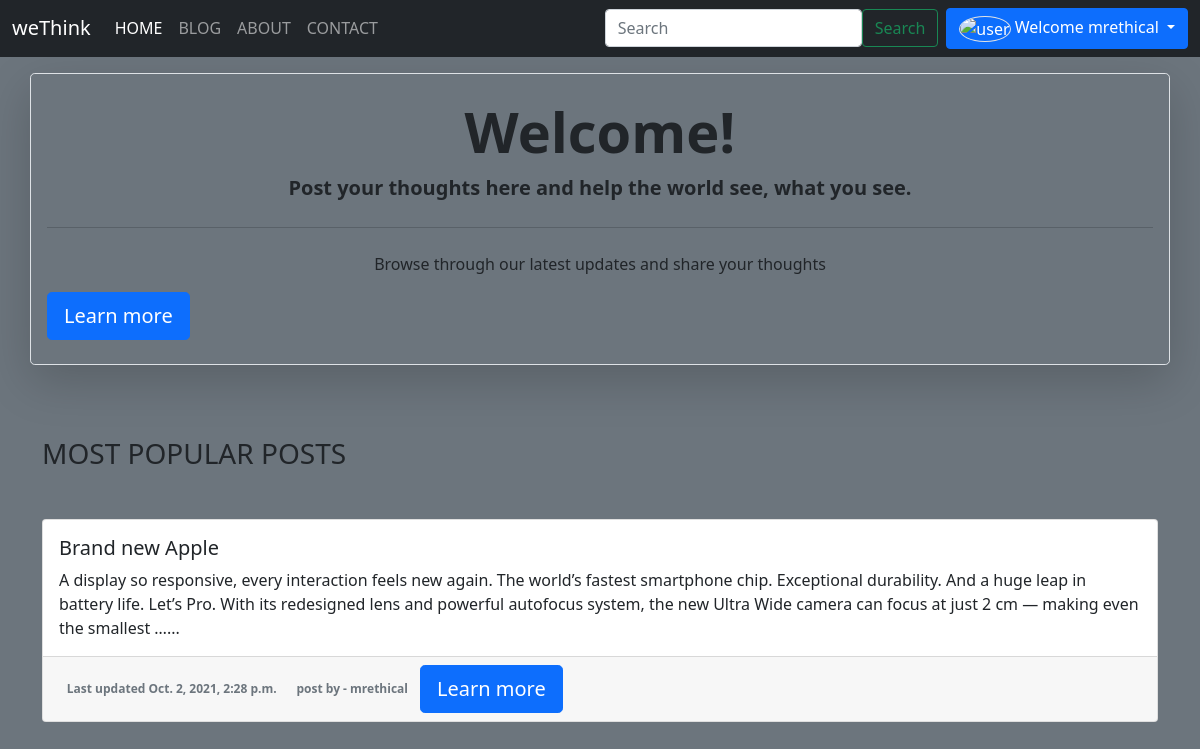
The app's page / (signed in) with its own data.
### blog/models.py (models this page shows, shortened)
class Post(models.Model):
    sno = models.AutoField(primary_key=True)
    title = models.CharField(max_length=255)
    author = models.ForeignKey(settings.AUTH_USER_MODEL, default=1, on_delete=models.CASCADE)
    desc = models.TextField(max_length=500, blank=True, null=True)
    content = RichTextUploadingField(config_name="default", blank=True, null=True)
    timeStamp = models.DateTimeField(auto_now_add=True, blank=True)
    views = models.IntegerField(default=0)
    slug = models.CharField(max_length=150, null=True, blank=True)

### home/views.py (the view)
# urls.py: path('', views.home, name='home'),
def home(request):
    allposts = Post.objects.all()
    n = len(allposts)
    nSlides = n//4 + ceil ((n/4) - (n//4))
    context = {'no_of_slides':nSlides,'range':range(1,nSlides), 'allposts':allposts}
    return render(request, 'home/home.html', context)

### templates/home/home.html (shortened to what this page needs)
{% extends 'base.html' %}
{% block homeactive %}active{% endblock homeactive %}
{% block body %}
{% load humanize %}
{% load extras %}
<div class="container border shadow-lg p-3 mb-5 rounded-3 my-3">
    <div class="jumbotron my-2">
        <h1 class="display-4 text-center fw-bolder">Welcome!</h1>
        <p class="lead text-center fw-bold">Post your thoughts here and help the world see, what you see.</p>
        <hr class="my-4">
        <p class="text-center">Browse through our latest updates and share your thoughts </p>
        <a class="btn btn-primary btn-lg" href="/blog" role="button">Learn more</a>
    </div>
</div>
<section class="pt-4 pb-4">
    <div class="container">
        <div class="col-6">
            <h3 class="mb-3">MOST POPULAR POSTS</h3>
        </div>
    </div>
    <div class="container"">
        {% for post in allposts %}
        <div class="my-5">
            <div class="col">
                <div class="card h-100">
                    <div class="card-body">
                        <h5 class="card-title">{{post.title}}</h5>
                        <p class="card-text">{{post.desc| truncatechars:300 }}...</p>
                    </div>
                    <div class="card-footer">
                        <small class="text-muted badge bg-error text-wrap">Last updated {{post.timeStamp}}</small>
                        <small class="text-muted badge text-wrap ">post by - {{post.author}}</small>
                        <a class="btn btn-primary btn-lg" href="/blog/{{post.slug}}" role="button">Learn more</a>
                    </div>
                </div>
            </div>
        </div>
        {% endfor %}
    </div>
</section>
{% endblock body %}

### templates/base.html (shortened to what this page needs)
<!doctype html>
{% load static %}
{% load humanize %}
<html lang="en">
<head>
  <link rel="stylesheet" href="{% static 'css/bootstrap.css' %}">
  <link rel="stylesheet" href="{% static 'css/style.css' %}">
  <link rel="stylesheet" href="{% static 'css/all.css' %}">
</head>
<body class="bg-secondary">
  <div>
    <nav class="navbar navbar-expand-lg navbar-dark bg-dark">
      <div class="container-fluid form-inline">
        <a class="navbar-brand" href="/">weThink</a>
        <div class="collapse navbar-collapse" id="navbarSupportedContent">
          <ul class="navbar-nav me-auto mb-2 mb-lg-0">
            <li class="nav-item ">
              <a class="nav-link {% block homeactive %}{% endblock homeactive %}" aria-current="page" href="/">HOME</a>
            </li>
            <li class="nav-item ">
              <a class="nav-link {% block blogactive %}{% endblock blogactive %}" href="/blog">BLOG</a>
            </li>
            <li class="nav-item ">
              <a class="nav-link {% block aboutactive %}{% endblock aboutactive %}" href="/about">ABOUT</a>
            </li>
            <li class="nav-item ">
              <a class="nav-link {% block contactactive %} {% endblock contactactive %}" href="/contact">CONTACT</a>
            </li>
          </ul>
          <form method="get" action="/search" class="d-flex">
            <input class="form-control mr-sm-2" type="search" placeholder="Search" aria-label="Search" name="query"
              id="query">
            <button class="btn btn-outline-success my-2 my-sm-0 " type="submit">Search</button>
          </form>
          {% if user.is_authenticated %}
            <div class="btn-group ms-2 w-10" role="group">
              <button id="btnGroupDrop1" type="button" class="btn btn-primary dropdown-toggle" data-bs-toggle="dropdown"
                aria-expanded="false"><img style="width: 25px; height: 25px" class="img-responsive rounded-circle border rounded-border-primary mw-30 " src="/static/img/user.png" alt="user">
                Welcome {{request.user}}
              </button>
            </div>
          </div>
          {% endif %}
        </div>
      </div>
  {% block body %}{% endblock body %}
</body>
</html>

### records on screen
Post: title "Brand new Apple", desc "A display so responsive, every interaction feels new again. The world’s fastest smartphone chip. Exceptional durability. And a huge leap in battery life. Let’s Pro. With its redesigned lens and powerful autofocus system, the new Ultra Wide camera can focus at just 2 cm — making even the smallest …", timeStamp "Oct. 2, 2021, 2:28 p.m.", author "mrethical"

### other values on screen
{{ request.user }} "mrethical"
